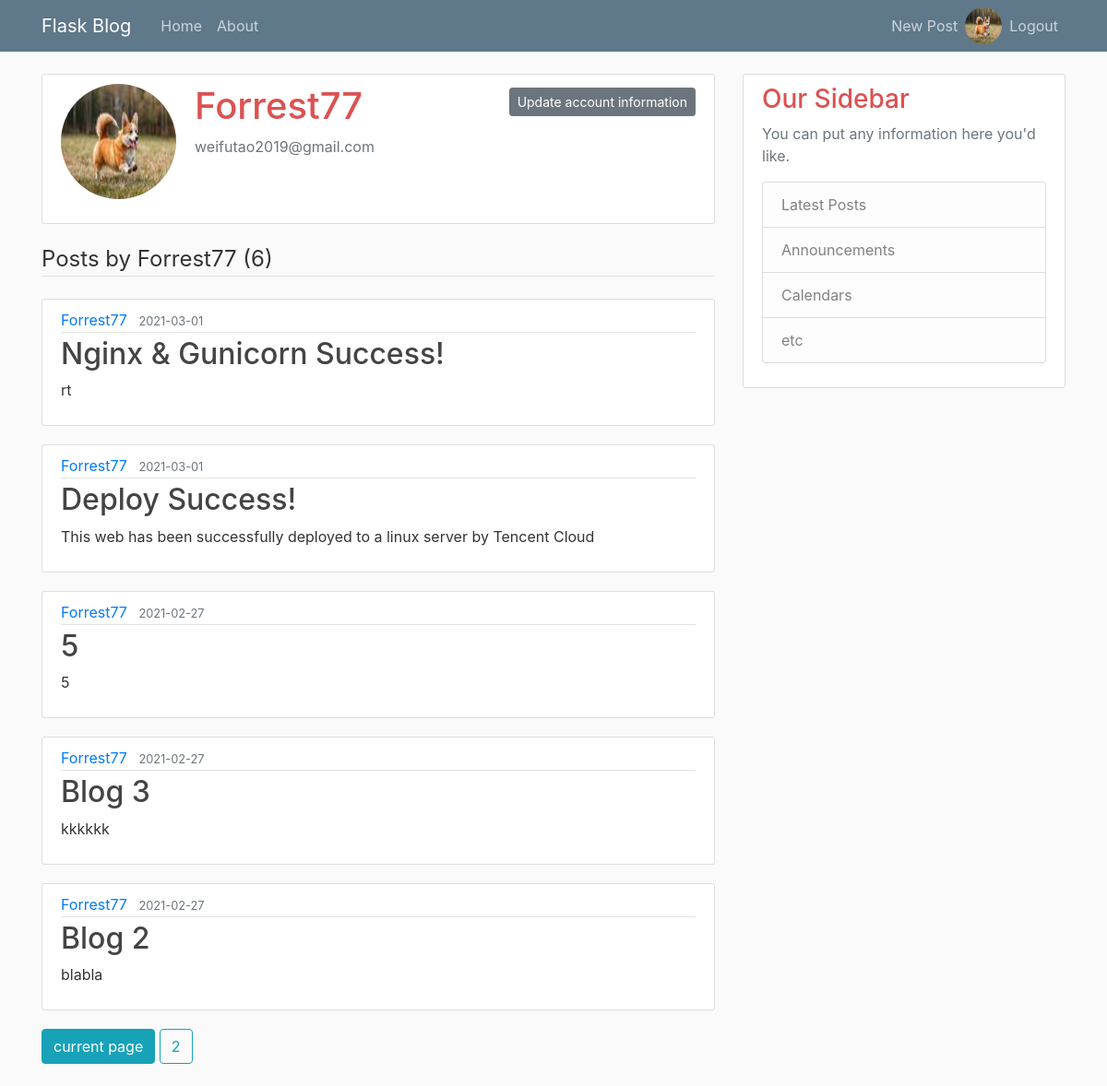
Screenshot of /profile/1 (signed in) with the database file from the repository.
### flaskblog/models.py (models this page shows, shortened)
class User(db.Model, UserMixin):
    id = db.Column(db.Integer, primary_key=True)
    username = db.Column(db.String(20), unique=True, nullable=False)
    email = db.Column(db.String(120), unique=True, nullable=False)
    image_file = db.Column(db.String(20), nullable=False, default='default.jpeg')
    password = db.Column(db.String(60), nullable=False)
    posts = db.relationship('Post', backref='author', lazy=True)

class Post(db.Model):
    id = db.Column(db.Integer, primary_key=True)
    title = db.Column(db.String(100), nullable=False)
    date_posted = db.Column(db.DateTime, nullable=False, default=datetime.utcnow)
    content = db.Column(db.Text, nullable=False)
    user_id = db.Column(db.Integer, db.ForeignKey('user.id'), nullable=False)

### flaskblog/users/routes.py (the view)
@users.route('/profile/<int:user_id>')
def profile(user_id):
    page = request.args.get('page', 1, type=int)
    user = User.query.get_or_404(user_id)
    image_file = url_for('static', filename='profile_pics/'+user.image_file)
    posts = Post.query.filter_by(author=user).order_by(Post.date_posted.desc()).paginate(page=page, per_page=5)
    return render_template('profile.html', title=user.username, user=user, image_file=image_file, posts=posts)

### flaskblog/models.py (called while the page is built)
@login_manager.user_loader
def load_user(user_id):
    return User.query.get(int(user_id))

### flaskblog/templates/profile.html (shortened to what this page needs)
{% extends "layout.html" %}
{% block content %}
    <div class="content-section">
        <div class="media">
            <img class="rounded-circle account-img" src="{{ image_file }}">
            <div class="media-body">
                <h2 class="account-heading">{{ user.username }}</h2>
                <p class="text-secondary">{{ user.email }}</p>
            </div>
            {% if current_user == user %}
                <div>
                    <a class="btn btn-secondary btn-sm mt-1 mb-1" href="{{ url_for('users.account') }}">Update account information</a>
                </div>
            {% endif %}
        </div>
    </div>
    <div>
        <legend class="border-bottom mb-4">Posts by {{ user.username }} ({{ posts.total }})</legend>
    </div>
    {% for post in posts.items %}
        <article class="media content-section">
            <div class="media-body">
                <div class="article-metadata">
                    <a class="mr-2" href="{{ url_for('users.profile', user_id=post.author.id) }}">{{ post.author.username }}</a>
                    <small class="text-muted">{{ post.date_posted.strftime('%Y-%m-%d') }}</small>
                </div>
                <h2>
                    <a class="article-title" href="{{ url_for('posts.post', post_id=post.id) }}">{{ post.title }}</a>
                </h2>
                <p class="article-content">{{ post.content }}</p>
            </div>
        </article>
    {% endfor %}
    {% for page_num in posts.iter_pages(left_edge=1, right_edge=1, left_current=1, right_current=2) %}
        {% if page_num %}
            {% if page_num == posts.page %}
                <a class="btn btn-info mb-4" href="{{ url_for('users.profile', page=page_num, user_id=user.id) }}">current page</a>
            {% else %}
                <a class="btn btn-outline-info mb-4" href="{{ url_for('users.profile', page=page_num, user_id=user.id) }}">{{ page_num }}</a>
            {% endif %}
        {% else %}
            ...
        {% endif %}
    {% endfor %}
{% endblock content %}

### flaskblog/templates/layout.html (shortened to what this page needs)
<!DOCTYPE html>
<html lang="en">
<head>
    <link rel="stylesheet" href="https://maxcdn.bootstrapcdn.com/bootstrap/4.0.0/css/bootstrap.min.css">
    <link rel="stylesheet" type="text/css" href="{{ url_for('static', filename='main.css') }}">
</head>
<body>
    <header class="site-header">
        <nav class="navbar navbar-expand-md navbar-dark bg-steel fixed-top">
            <div class="container">
                <a class="navbar-brand mr-4" href="/">Flask Blog</a>
                <div class="collapse navbar-collapse" id="navbarToggle">
                    <div class="navbar-nav mr-auto">
                        <a class="nav-item nav-link" href="{{ url_for('main.home') }}">Home</a>
                        <a class="nav-item nav-link" href="{{ url_for('main.about') }}">About</a>
                    </div>
                    <div class="navbar-nav">
                        {% if current_user.is_authenticated %}
                            <a class="nav-item nav-link" href="{{ url_for('posts.new_post') }}">New Post</a>
                            <a href="{{ url_for('users.profile', user_id=current_user.id) }}">
                                <img src="{{ url_for('static', filename='profile_pics/'+current_user.image_file) }}" width="40" height="40" class="rounded-circle">
                            </a>
                            <a class="nav-item nav-link" href="{{ url_for('users.logout') }}">Logout</a>
                        {% else %}
                            <a class="nav-item nav-link" href="{{ url_for('users.login') }}">Login</a>
                            <a class="nav-item nav-link" href="{{ url_for('users.register') }}">Register</a>
                        {% endif %}
                    </div>
                </div>
            </div>
        </nav>
    </header>
    <main role="main" class="container">
        <div class="row">
            <div class="col-md-8">
                {% block content %}{% endblock %}
            </div>
            <div class="col-md-4">
                <div class="content-section">
                    <h3>Our Sidebar</h3>
                    <p class='text-muted'>You can put any information here you'd like.
                        <ul class="list-group">
                            <li class="list-group-item list-group-item-light">Latest Posts</li>
                            <li class="list-group-item list-group-item-light">Announcements</li>
                            <li class="list-group-item list-group-item-light">Calendars</li>
                            <li class="list-group-item list-group-item-light">etc</li>
                        </ul>
                    </p>
                </div>
            </div>
        </div>
    </main>
</body>
</html>

### flaskblog/static/main.css (style rules this page uses)
body { background: #fafafa; color: #333333; margin-top: 5rem; }
h1, h2, h3, h4, h5, h6 { color: #db5252; }
.bg-steel { background-color: #5f788a; }
.site-header .navbar-nav .nav-link { color: #cbd5db; }
.content-section { background: #ffffff; padding: 10px 20px; border: 1px solid #dddddd; border-radius: 3px; margin-bottom: 20px; }
.article-title { color: #444444; }
.article-content { white-space: pre-line; }
.article-metadata { padding-bottom: 1px; margin-bottom: 4px; border-bottom: 1px solid #e3e3e3 }
.account-img { height: 125px; width: 125px; margin-right: 20px; margin-bottom: 16px; float: left; }
.account-heading { font-size: 2.5rem; }

### rows the page displays
User: image_file (picture), username "Forrest77", email "weifutao2019@gmail.com"
Post: author.username "Forrest77", date_posted "2021-03-01", title "Nginx & Gunicorn Success!", content "rt"
Post: author.username "Forrest77", date_posted "2021-03-01", title "Deploy Success!", content "This web has been successfully deployed to a linux server by Tencent Cloud"
Post: author.username "Forrest77", date_posted "2021-02-27", title "5", content "5"
Post: author.username "Forrest77", date_posted "2021-02-27", title "Blog 3", content "kkkkkk"
Post: author.username "Forrest77", date_posted "2021-02-27", title "Blog 2", content "blabla"

### other values shown
{{ posts.total }} "6"
{{ page_num }} "2"
